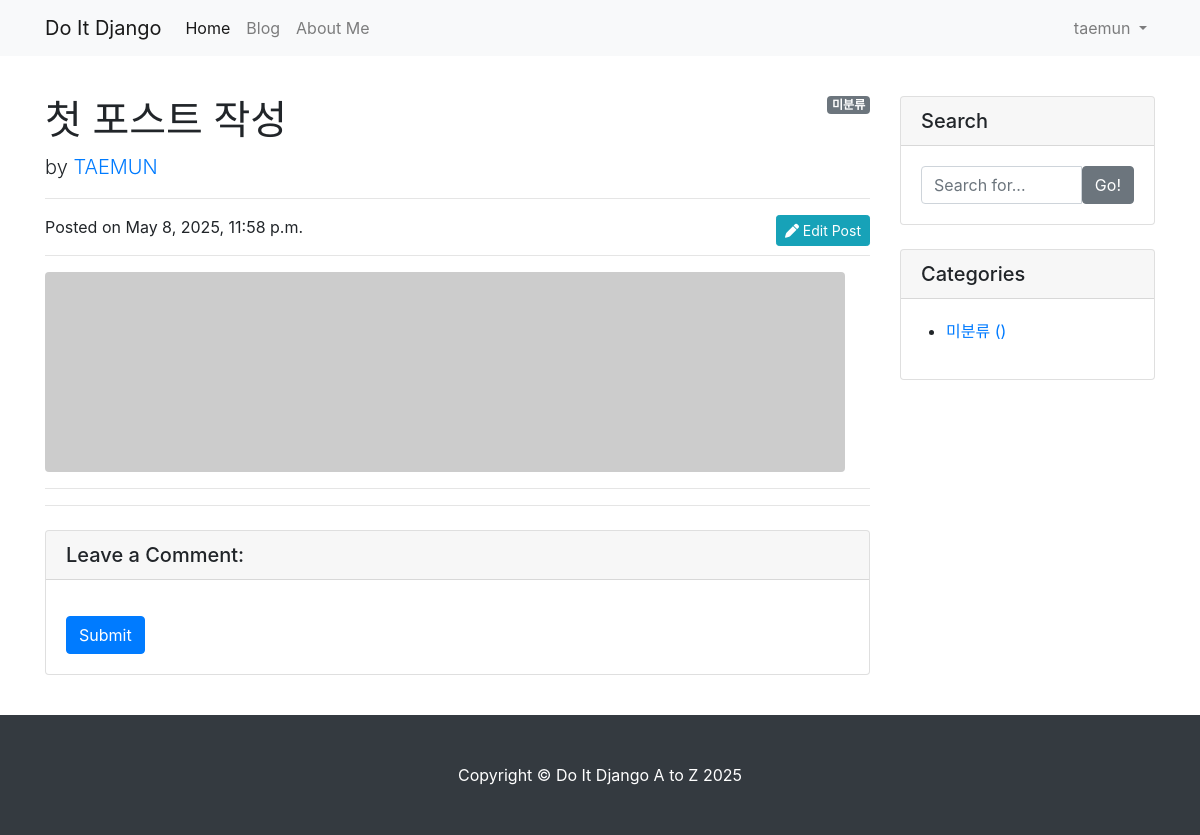
Page /blog/1/ (signed in) on the committed database.
### blog/models.py (models this page shows, shortened)
class Post(models.Model):
    title = models.CharField(max_length=30)
    hook_text = models.CharField(max_length=100, blank=True)
    content = MarkdownxField()
    head_image = models.ImageField(upload_to='blog/images/%Y/%m/%d/', blank=True)
    file_upload = models.FileField(upload_to='blog/files/%Y/%m/%d/', blank=True)
    created_at = models.DateTimeField(auto_now_add=True)
    updated_at = models.DateTimeField(auto_now=True)
    author = models.ForeignKey(User, null=True, on_delete=models.SET_NULL)
    category = models.ForeignKey(Category, null=True, blank=True, on_delete=models.SET_NULL)
    tags = models.ManyToManyField(Tag, blank=True)
    def get_absolute_url(self):
        return f'/blog/{self.pk}/'
    def get_content_markdown(self):
        return markdown(self.content)

### blog/views.py (the view)
# urls.py: path('<int:pk>/', views.PostDetail.as_view()),
class PostDetail(DetailView):
    model = Post

### blog/templates/blog/post_detail.html (shortened to what this page needs)
{% extends 'blog/base.html' %}
{% load crispy_forms_tags %}
{% block main_area %}
    <div id="post-area">
        {% if post.category %}
            <span class="badge badge-secondary float-right">{{ post.category }}</span>
        {% else %}
            <span class="badge badge-secondary float-right">미분류</span>
        {% endif %}
        <h1 class="mt-4">{{ post.title }}</h1>
        <p class="lead">
            by
            <a href="#">{{ post.author | upper }}</a>
        </p>
        <hr>
        {% if user.is_authenticated and user == post.author %}
            <a class="btn btn-info btn-sm float-right" href="/blog/update_post/{{ post.pk }}/" role="button"><i class="fas fa-pen"></i>  Edit Post</a>
        {% endif %}
        <p>Posted on {{ post.created_at }}</p>
        <hr>
        {% if post.head_image %}
            <img class="img-fluid rounded" src="{{ post.head_image.url }}" alt="{{ post.title }} head_image">
        {% else %}
            <img class="img-fluid rounded" src="https://picsum.photos/seed/{{ post.id }}/800/200" alt="random_image">
        {% endif %}
        <hr>
        <hr>
    </div>
    <div id="comment-area">
        <div class="card my-4">
            <h5 class="card-header">Leave a Comment:</h5>
            <div class="card-body">
                {% if user.is_authenticated %}
                    <form id="comment-form" method="POST" action="{{ post.get_absolute_url }}new_comment/">
                        <button type="submit" class="btn btn-primary">Submit</button>
                    </form>
                {% else %}
                    <a role="button" class="btn btn-outline-dark btn-block btn-sm" href="#" data-toggle="modal" data-target="#loginModal">Log in and leave a comment</a>
                {% endif %}
            </div>
        </div>
    </div>
{% endblock %}

### blog/templates/blog/navbar.html (shortened to what this page needs)
{% load socialaccount %}
<nav class="navbar navbar-expand-lg navbar-light bg-light">
    <div class="container">
        <a class="navbar-brand" href="/">Do It Django</a>
        <div class="collapse navbar-collapse" id="navbarNavDropdown">
            <ul class="navbar-nav">
                <li class="nav-item active">
                    <a class="nav-link" href="/">Home</a>
                </li>
                <li class="nav-item">
                    <a class="nav-link" href="/blog/">Blog</a>
                </li>
                <li class="nav-item">
                    <a class="nav-link" href="/about_me/">About Me</a>
                </li>
            </ul>
            <ul class="navbar-nav ml-auto">
                {% if user.is_authenticated %}
                    <li class="nav-item dropdown">
                        <a class="nav-link dropdown-toggle" href="#" id="navbarDropdownMenuLink" role="button" data-toggle="dropdown" aria-haspopup="true" aria-expanded="false">
                            {{ user.username }}
                        </a>
                    </li>
                {% else %}
                    <li class="nav-item">
                        <a class="nav-link" href="#" data-toggle="modal" data-target="#loginModal">Log In</a>
                    </li>
                {% endif %}
            </ul>
        </div>
    </div>
</nav>

### rows in the picture
Post: title "첫 포스트 작성", author "TAEMUN", created_at "May 8, 2025, 11:58 p.m."

### other values in the picture
{{ user.username }} "taemun"
{{ current_year }} "2025"
